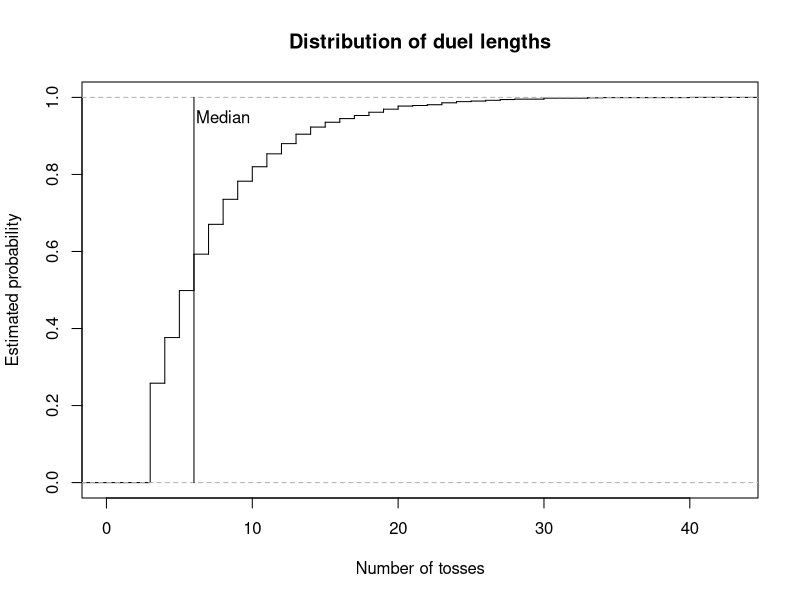
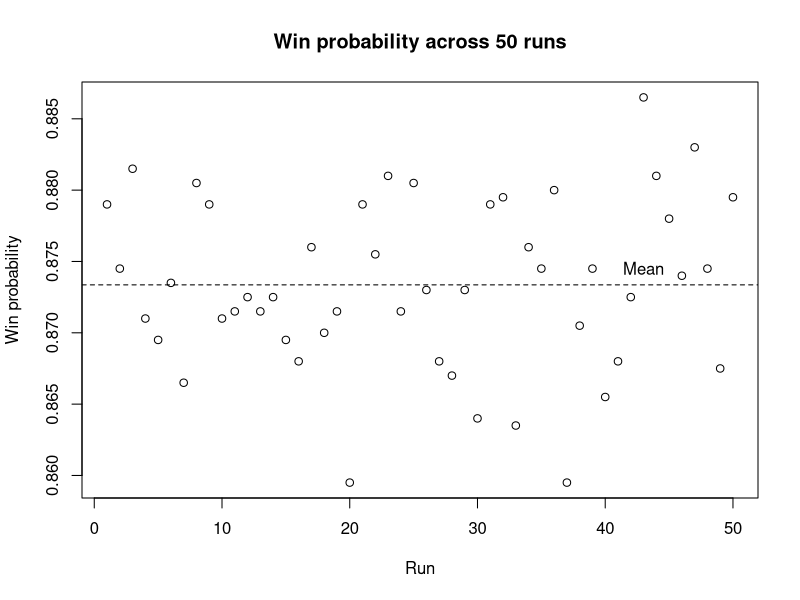

These figures' R source, in order:
# =============================================================================
# Coin-Toss Pattern Duel
#
# Authors:
# Pierrick de Boer: S3034691
# Fagan Ganbarli: S3015664
# Raneem Alluhaydan: S3044929


# Contributions:
# Pierrick de Boer ( 33%): Task 1-3
# Fagan Ganbarli ( 33%): Task 4-5
# Raneem Alluhaydan ( 33%): Task 6-7
#
# Overview:
# This script simulates duels between two binary patterns in a sequence
# of coin tosses. It identifies which pattern appears first and estimates
# the probability that player A wins through repeated simulations.
#
# Main functions:
# 1. firsthit(): Find the first occurrence of a pattern.
# 2. sim_duels(): Simulate multiple duels.
# 3. duel(): Simulate one duel.
# 4. pwin(): Estimate the probability that a pattern wins.
# 5. ewait(): Calculate the expected waiting time of a pattern.
# 6. pmat(): Calculate win probabilities between patterns.
# 7. find_cycle(): Find a non-transitive cycle of patterns.
# =============================================================================

# Task 1: Find the first occurrence of a pattern in a toss stream.

# Idea:
# Compare the pattern with every window of k consecutive tosses at
# once and return the position where the first matching window ends.

# Input:
# x = A toss stream, either a vector or a matrix with one
#     stream per row.
# a = A pattern of length k.

# Output:
# The toss at which the pattern is first completed in each row,
# or NA if the pattern does not appear.

# Method:
# Convert a vector into a one-row matrix.
# Build a logical matrix of all possible starting positions and
# compare each element of the pattern with the matching shifted
# columns of x.
# Take the first matching start in each row and add k - 1 to
# obtain the ending position.

firsthit <- function(x, a) {
  
  # Treat a single stream as a matrix with one row.
  if (!is.matrix(x)) {
    x <- matrix(x, nrow = 1)
  }
  
  L <- ncol(x)
  k <- length(a)
  
  # A pattern longer than the sequence cannot occur.
  if (k > L) {
    return(rep(NA, nrow(x)))
  }
  
  # Check every possible starting position.
  hit <- matrix(TRUE, nrow = nrow(x), ncol = L - k + 1)
  
  for (j in seq_along(a)) {
    hit <- hit & x[, j:(L - k + j), drop = FALSE] == a[j]
  }
  
  # Find the first matching position in each row.
  start <- max.col(hit, ties.method = "first")
  start[rowSums(hit) == 0] <- NA
  
  # Convert starting positions into ending positions.
  return(start + k - 1)
}

# Test firsthit() function.
x <- c(1, 0, 0, 1, 0, 1, 1, 1, 0)

firsthit(x, c(1, 0, 1))   # Expected: 6
firsthit(x, c(0, 1, 1))   # Expected: 7
firsthit(x, c(0, 0, 0))   # Expected: NA


# Task 2: Simulate duels between two patterns.

# Idea:
# Toss a shared coin stream for many duels at once and stop each
# duel as soon as one of the two patterns appears.

# Input:
# a = Binary pattern of player A.
# b = Binary pattern of player B, distinct from a and of equal length.
# p = The probability of a head
# nreps = The number of independent duels to simulate.

# Output:
# A list containing the winner of each duel (1 for A, 0 for B)
# and the number of tosses each duel took.

# Method:
# Check that the patterns have equal length and are distinct.
# Generate tosses in blocks, one row per duel, and find the first
# occurrence of each pattern with firsthit().
# Store the results of decided duels and continue only with the
# undecided ones. Keep the last k - 1 tosses of each undecided row
# so that patterns crossing block boundaries are detected.

sim_duels <- function(a, b, p = 0.5, nreps = 1) {
  
  k <- length(a)
  
  if (k != length(b)) {
    stop("this is not a fair game!")
  }
  
  if (all(a == b)) {
    stop("a and b are identical")
  }
  
  # Initialize the block length and simulation results.
  time <- 0
  B <- 3 * k
  
  active <- 1:nreps
  winner <- rep(NA, nreps)
  tosses <- rep(NA, nreps)
  
  while (length(active) > 0) {
    
    # Generate the initial block of tosses.
    if (time == 0) {
      W <- matrix(
        rbinom(nreps * B, size = 1, prob = p),
        nrow = nreps
      )
      
    } else {
      # Retain the last k - 1 tosses from each active sequence.
      keep <- W[,B - (k - 1) + seq_len(k - 1),drop = FALSE]
      
      # Generate new tosses for the unfinished duels.
      W_new <- matrix(
        rbinom(
          nrow(keep) * (B - k + 1),
          size <- 1,
          prob <- p
        ),
        nrow <- nrow(keep)
      )
      
      # Append the new tosses to the retained sequence.
      W <- cbind(keep, W_new)
    }
    
    # Find the first occurrence of each player's pattern.
    time_a <- firsthit(W, a)
    time_b <- firsthit(W, b)
    
    # Identify the winner based on the earliest occurrence.
    a_wins <- !is.na(time_a) &
      (is.na(time_b) | time_a < time_b)
    
    b_wins <- !is.na(time_b) &
      (is.na(time_a) | time_b < time_a)
    
    # Store the results of completed duels.
    decided <- a_wins | b_wins
    
    hit_time <- pmin(time_a, time_b, na.rm = TRUE)
    
    winner[active[a_wins]] <- 1
    winner[active[b_wins]] <- 0
    
    tosses[active[decided]] <- time + hit_time[decided]
    
    # Remove completed duels from the active simulations.
    active <- active[!decided]
    W <- W[!decided, , drop = FALSE]
    
    # Advance the number of newly generated tosses.
    time <- time + B - (k - 1)
  }
  
  return(list(winner = winner, tosses = tosses))
}


# Task 2: Simulate a single duel.

# Idea:
# A single duel is a special case of sim_duels() with one repetition,
# so the simulation code is shared rather than repeated.

# Input:
# a = Binary pattern of player A.
# b = Binary pattern of player B.
# p = The probability of a head

# Output:
# A vector c(winner, tosses), where winner is 1 if A wins and 0
# if B wins, and tosses is the number of tosses the duel took.

# Method:
# Call sim_duels() with nreps = 1 and combine both results
# into one vector.

duel <- function(a, b, p = 0.5) {
  
  result <- sim_duels(a, b, p, nreps = 1)
  
  return(c(result[[1]], result[[2]]))
}


# Task 3: Estimate the probability that one pattern wins a duel.

# Idea:
# Estimate the win probability of player A as the proportion of
# simulated duels that A wins.

# Input:
# a = Binary pattern of player A.
# b = Binary pattern of player B.
# p = The probability of a head (0 < p < 1).
# nreps = The number of independent duels to simulate.

# Output:
# The estimated probability that pattern a appears before pattern b.

# Method:
# Simulate all duels at once with sim_duels().
# Since a win for A is stored as 1 and a loss as 0, the mean of
# the winner vector estimates the win probability.

pwin <- function(a, b, p = 0.5, nreps = 10000) {
  
  # Simulate the duels.
  result <- sim_duels(a, b, p, nreps)
  
  # Calculate the proportion of duels won by player A.
  p_a_wins <- sum(result[[1]]) / length(result[[1]])
  
  return(p_a_wins)
}


# Task 4: Calculating the exact expected waiting time for a pattern.

# Idea:
# The expected waiting time depends on the lengths for which
# the first and last j elements of a pattern match. Each matching
# overlap contributes the reciprocal of the probability of its prefix.

# Input:
# a = A non-empty binary vector representing the pattern.
# p = The probability of a head (0 < p < 1).

# Output:
# The exact expected waiting time until the pattern appears. 

# Method:
# Check that the inputs are valid.
# Examine every possible overlap length. If the first and last j
# elements match, calculate the prefix probability and add its
# reciprocal to the expected waiting time.

ewait <- function(a, p = 0.5) {
  
  # Check that the pattern is a non-empty binary vector.
  if (length(a) == 0 || any(a != 0 & a != 1) || anyNA(a)) {
    stop("The pattern must be a non-empty binary vector.")  
  }
  
  # Check that p is a valid probability between 0 and 1.
  if (!is.numeric(p) || length(p) != 1 || 
      p <= 0 || p >= 1 || is.na(p)) {
    stop("p must be a numeric value between 0 and 1.")  
  }
  
  k <- length(a)
  expected_wait <- 0
  
  # Examine every possible overlap length, including the full pattern.
  for (j in 1:k) {
    
    # An overlap exists when the first and last j elements match.
    if (all(a[1:j] == a[(k-j+1):k])) {
      
      # Count the number of heads in the prefix.
      n_head <- sum(a[1:j] == 1)
      
      # Calculate the probability of the prefix.
      r_probability <- (p ^ n_head) * ((1 - p) ^ (j - n_head))
      
      # Add the reciprocal probability for this overlap.
      expected_wait <- expected_wait + (1 / r_probability)
    }
  }
  return(expected_wait)
}


# Task 5: Calculate the matrix of pairwise win probabilities.

# Idea:
# Estimate how often each pattern beats every other pattern using 
# repeated simulations, and store the result probabilities in a matrix. 

# Input:
# k = The length of each binary pattern.
# p = The probability of a head (0 < p < 1).
# nreps = The number of simulated duels for each pair..

# Output:
# A 2^k by 2^k matrix of estimated win probabilities.
# The diagonal entries are NA, because a pattern cannot duel itself.

# Method:
# Generate all possible patterns of length k and arrange them in
# lexicographic order, with 0 before 1.
# Estimate the win probability for every distinct pattern using 
# the pwin() function and store the result in matrix M.

pmat <- function(k, p = 0.5, nreps = 10000) {
  
  # Generate all possible binary patterns of length k.
  pattern <- expand.grid(rep(list(0:1), k))
  
  # Arrange patterns in lexicographic order, with 0 before 1.
  pattern <- pattern[
    do.call(order, as.data.frame(pattern)), , drop = FALSE]
  
  # Convert the patterns to a matrix.
  pattern <- as.matrix(pattern)
  
  # Create a matrix to store the estimated win probabilities.
  M <- matrix(NA, nrow = 2^k, ncol = 2^k)
  
  # Calculate the number of patterns.
  n <- nrow(pattern)
  
  # Label the rows and columns using the binary patterns.
  rownames(M) <- apply(pattern, 1, paste, collapse = "")
  colnames(M) <- apply(pattern, 1, paste, collapse = "")
  
  # Estimate the probability that each pattern beats every other pattern.
  for (i in 1:n) {
    for (j in 1:n) {
      
      # Leave diagonal entries as NA, because a pattern cannot duel itself.
      if (i != j) {
        M[i, j] <- pwin(
          pattern[i, ],
          pattern[j, ],
          p = p,
          nreps = nreps
        )
      }
    }
  }
  return(M)
}



# Task 5(a): Find the best reply and its win probability for each pattern.

# Idea:
# For each pattern, find the pattern that beats it with the 
# highest probability and display the results in a table.

# Input:
# M = The matrix of win probabilities created by pmat() function
# with k = 3 and a fair coin.

# Output:
# A data frame showing each pattern, its best reply, and the 
# probability that the best reply wins.

# Method:
# Replace the diagonal NA values with -inf so they cannot be 
# selected as the best reply.
# Find the maximum value in each column.
# Record the each pattern, its best reply, and the associated 
# win probability in a data frame.

# Create a matrix for k = 3 and a fair coin using pmat() function.
M <- pmat(k = 3, p = 0.50)
M_fair <- M 

# Replace the diagonal NA values with -inf.
M <- replace(M, is.na(M), -Inf)

# Find the index of the best reply for each pattern.
best_reply <- apply(M, 2, which.max)

# Create a vector to store the win probabilities.
win_probability <- numeric(ncol(M))

# Store the win probability of each best reply.
for (j in seq_len(ncol(M))) {
  win_probability[j] <- M[best_reply[j], j]
}

# Create a data frame of patterns, best replies, and win probabilities.
best_reply_table <- data.frame(
  Pattern = rownames(M),
  Best_reply = rownames(M)[best_reply],
  Probability = win_probability
)

print(best_reply_table)


# Task 5(b)(1): Find evenly matched pattern pairs.

# Idea:
# Find pairs with approximately equal chances (between 0.49 and 0.51) 
# of winning against each other.

# Input:
# M = The matrix of win probabilities created by pmat() function
# with k = 3 and a fair coin.

# Output:
# A data frame showing each evenly matched pair and the win 
# probabilities of both pattern

# Method:
# Examine each distinct pair only once.
# Keep pairs for which both win probabilities are between 0.49 and 0.51.

# Create an empty data frame to store the results.
evenly_matched_pairs <- data.frame(
  Pattern1 = character(),
  Pattern2 = character(),
  P1_Win_Probability = numeric(),
  P2_Win_Probability = numeric()
)

# Examine all pairs with for loop.
for (i in seq_len(nrow(M))) {
  for (j in seq_len(ncol(M))) {
    
    # Check each pair once and exclude the diagonal.
    if (j > i && 
        !is.na(M[i, j]) &&
        !is.na(M[j, i]) &&
        abs(M[i, j] - 0.5) <= 0.01 &&
        abs(M[j, i] - 0.5) <= 0.01) {
      
      # Store both patterns and their win probabilities.
      evenly_matched_pairs <- rbind(
        evenly_matched_pairs,
        data.frame(
          Pattern1 = rownames(M)[i],
          Pattern2 = colnames(M)[j],
          P1_Win_Probability = M[i, j],
          P2_Win_Probability = M[j, i]
        )
      )
    }
  }
}

# Reset row names and display the result
row.names(evenly_matched_pairs) <- NULL
print(evenly_matched_pairs)


# Task 5(b)(2): Find the shortest non-transitive cycle.

# Idea:
# Find the shortest cycle in which every pattern beats the next
# pattern with at least given win probability.

# Input:
# m = A matrix of pairwise win probabilities.
# min_probability = The minimum probability required for each win.

# Output:
# A data frame showing the patterns in each cycle, the direction 
# of each win, and win probabilities.

# Method:
# Search cycles in increasing order of length. Use recursive search
# to extend path without repeating patterns, and check whether the
# final pattern beats the starting pattern to complete a cycle.

find_cycle <- function(m, min_probability = 0.60) {
  
  k <- nrow(m)
  
  # Check cycle from the shortest possible length (3).
  for (i in 3:k) {
    
    cycles <- list()
    
    # Try each pattern as the starting point.
    for(start in seq_len(k)) {
      
      search <- function(path) {
        
        last <- path[length(path)]
        
        # Check whether the path can be closed into a cycle.
        if (length(path) == i) {
          
          if (!is.na(m[last, start]) &&
              m[last, start] >= min_probability) {
            
            cycles[[length(cycles) + 1]] <<- path
          }
          
          return(invisible(NULL))
        }
        
        # Only consider unused patterns to avoid duplicate cycles.
        sequence <- setdiff(seq_len(k), path)
        sequence <- sequence[sequence > start]
        
        for (next_item in sequence) {
          
          if (!is.na(m[last, next_item]) && 
              m[last, next_item] >= min_probability) {
            
            search(c(path, next_item))
          }
        }
      }
      search(start)
    }
    
    # Return the cycle when shortest length has been found.
    if (length(cycles) > 0) {
      
      result <- do.call(rbind, lapply(seq_along(cycles), function(x) {
        
        path <- cycles[[x]]
        next_path <- c(path[-1], path[1])
        
        data.frame(
          Cycle = x,
          From = rownames(m)[path],
          To = colnames(m)[next_path],
          Win = m[cbind(path, next_path)]
        )
      }))
      rownames(result) <- NULL
      return(result)
    }
  }
  
  # message dos not exist 
  return("No cycle found.")
}

# Find the shortest cycle with minimum win probability = 0.60.
find_cycle(M, min_probability = 0.60)  

# Task 5(c): Compare expected waiting times with duel results.

# Idea:
# Find pairs with the same expected waiting time and identify.
# pairs with noticeably different duel probabilities.

# Input:
# M = The matrix of win probabilities created by pmat() function
# with k = 3 and a fair coin.
# ewait() = The function that calculates the expected waiting time. 

# Output:
# A data frame that demonstrates pairs with the same expected 
# waiting time whose duel probability is below 0.4 or above 0.6.

# Method:
# Get the pattern labels from the row names of M.
# Convert labels into a binary matrix.
# Calculate the exact expected waiting time with ewait() function 
# Compare each pairs and keep whose expected waiting times are the same.
# Display pairs with win probability notably far from 0.5.

# Get the pattern labels from the row names of M.
M <- pmat(k = 3, p = 0.5)
M <- M_fair

pattern_label <- rownames(M)

# Convert labels into a binary matrix.
pattern_label <- t(sapply(pattern_label, function(x) {
  as.numeric(strsplit(x, "")[[1]])
})) 

# Define pattern names.
pattern_names <- apply(pattern_label, 1, paste, collapse = "")

# Calculate th exact expected waiting time.
expected_wait <- apply(pattern_label, 1, ewait)

# Create an empty data frame to store pairs.
comparison_table <- data.frame(
  Pattern1 = character(),
  Pattern2 = character(),
  Expected_Wait = numeric(),
  Win_Probability = numeric()
)

# Compare every distinct pairs.
for (i in seq_len(nrow(M))) {
  for (j in seq_len(ncol(M))) {
    
    # Check each pair ony one time
    # Keep pairs with the same expected waiting time.
    if (i < j &&
        expected_wait[i] == expected_wait[j]) {
      
      # Store the pair, their equal expected waiting time,
      # and the probability that Pattern1 beats Pattern2.
      comparison_table <- rbind(
        comparison_table, data.frame(
          Pattern1 = pattern_names[i],
          Pattern2 = pattern_names[j],
          Expected_Wait = expected_wait[i],
          Win_Probability = M[i, j]
        )
      )
    }
  }
}

# Display pairs whose win probabilities notable differ from 0.5 
# (win probability is below 0.4 or above 0.6.)

comparison_table <- comparison_table[
  abs(comparison_table$Win_Probability - 0.5) > 0.1, ]

row.names(comparison_table) <- NULL

print(comparison_table)

#Task 6: Plot duel lengths and variation in win probabilities.

# Idea:
# Describe the two things you are investigating:
# how long duels take and how estimates vary between runs.

# Input:
# Patterns 011 and 111, a fair coin, 2000 duels,
# and 50 repeated runs for the win-probability estimates.

# Output:
# Two graphs: a CDF of duel lengths and a plot of
# win-probability estimates across 50 runs.

# Method:
# Simulate duels, plot their lengths and mark the median.
# Repeat the win-probability estimation 50 times, plot
# the results and mark their mean.

# Choose the two patterns and simulate 2000 duels.
a <- c(0,1,1)
b <- c(1,1,1)
results <- sim_duels(a,b, p = 0.5, nreps = 2000)

# Save the duel lengths and plot their distribution as a staircase.

tosses <- results$tosses

plot(ecdf(tosses), 
     verticals = TRUE,
     do.points = FALSE,
     main = "Distribution of duel lengths",
     xlab = "Number of tosses", 
     ylab = "Estimated probability")

# Calculate the median duel length and mark it with a vertical line.
med <- median(tosses)
lines(c(med, med), c(0,1))
text(med + 2, 0.95, "Median")

# Estimate the win probability over 50 runs, using 2000 duels per run.
win_estimates <- numeric(50)

for (i in 1:50) { 
  win_estimates[i] <- pwin(
    a = c(0,1,1),
    b = c(1,1,1),
    p = 0.5,
    nreps = 2000
  )
}

#Calculate the mean of the 50 estimates.
mean(win_estimates)

# Plot the estimates and mark their mean with a dashed line.
plot(win_estimates,
     xlab = "Run",
     ylab = "Win probability",
     main = "Win probability across 50 runs")

abline(h = mean(win_estimates), lty = 2)
text(43, mean(win_estimates), "Mean", pos = 3)

# Task 7: Investigate the effect of coin bias.

# Idea:
# Check how changing the coin bias affects the best replies.

# Input:
# Patterns of length 3, with p = 0.25 and p = 0.7.

# Output:
# A best-reply table for each coin bias.

# Method:
# Calculate the win-probability matrix and find the best reply
# to each pattern. Repeat for both coin biases and compare the results.

# Create the win-probability matrix for p = 0.25.
M <- pmat(k = 3, p = 0.25, nreps = 2000)

# Exclude patterns from being their own best reply.
M <- replace(M, is.na(M), -Inf)

# Find each best reply and save its win probability.
best_reply <- apply(M, 2, which.max)

win_probability <- numeric(ncol(M))

for (j in seq_len(ncol(M))) {
  win_probability[j] <- M[best_reply[j], j]
}

# Create and print the best-reply table.
best_reply_table <- data.frame(
  Pattern = rownames(M),
  Best_reply = rownames(M)[best_reply],
  Probability = win_probability,
  row.names = NULL
)

print(best_reply_table)

# Repeat the best-reply analysis for p = 0.7.
M <- pmat(k = 3, p = 0.7, nreps = 2000)

# Exclude patterns from being their own best reply.
M <- replace(M, is.na(M), -Inf)

# Find each best reply and save its win probability.
best_reply <- apply(M, 2, which.max)
win_probability <- numeric(ncol(M))

for (j in seq_len(ncol(M))) {
  win_probability[j] <- M[best_reply[j], j]
}

# Create and print the best-reply table.
best_reply_table <- data.frame(
  Pattern = rownames(M),
  Best_reply = rownames(M)[best_reply],
  Probability = win_probability,
  row.names = NULL
)

print(best_reply_table)

# Overall analysis

# Graphs:
# The CDF shows the distribution of duel lengths, with the median
# marked. The second graph shows variation in win-probability
# estimates across 50 runs, with the mean marked.

# Best replies and cycles:
# The best replies change with coin bias. The cycle for p = 0.25 is
# 100 -> 000 -> 001 -> 010 -> 100, while for p = 0.7 it is
# 110 -> 101 -> 011 -> 111 -> 110.

# Waiting times:
# Patterns 001 and 100 both have an expected waiting time of
# 8 tosses, but their head-to-head win probability is not 0.5.

# Conclusion:
# Expected waiting times alone cannot predict who wins a duel.
# Both patterns are checked using the same sequence of coin tosses,
# and their patterns can overlap in that sequence.
# This means their waiting times are linked, not independent.
# Therefore, comparing their expected waiting times alone can
# give a misleading idea of which pattern will win.
